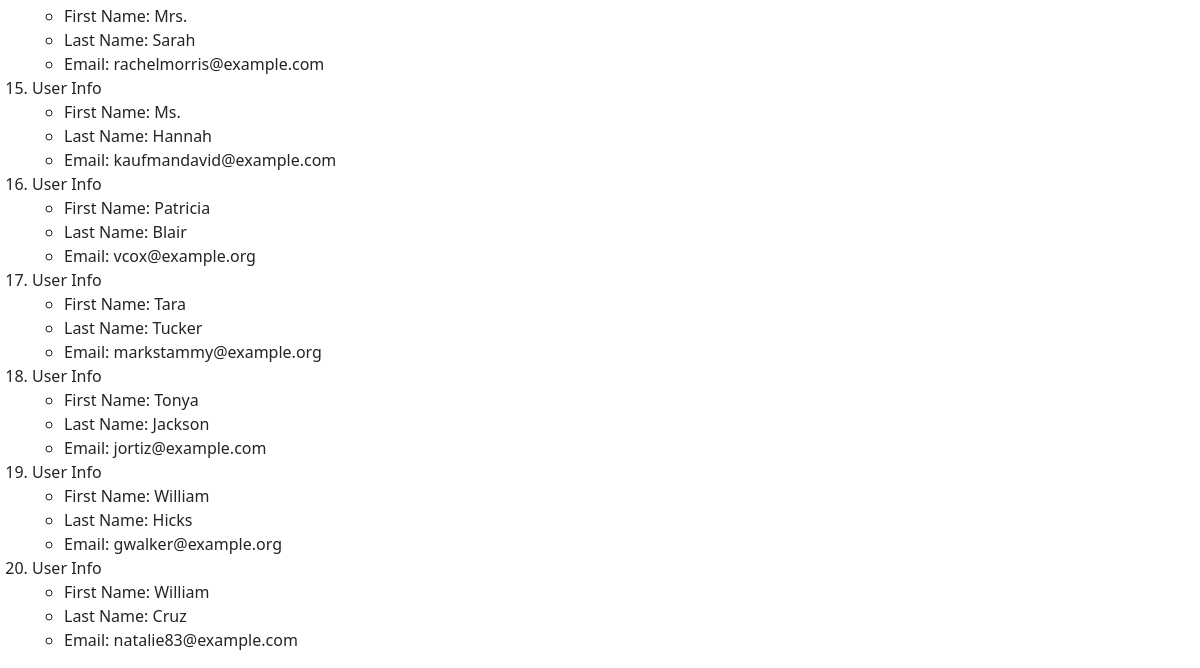
The app's page /users/ (lower part), older data.
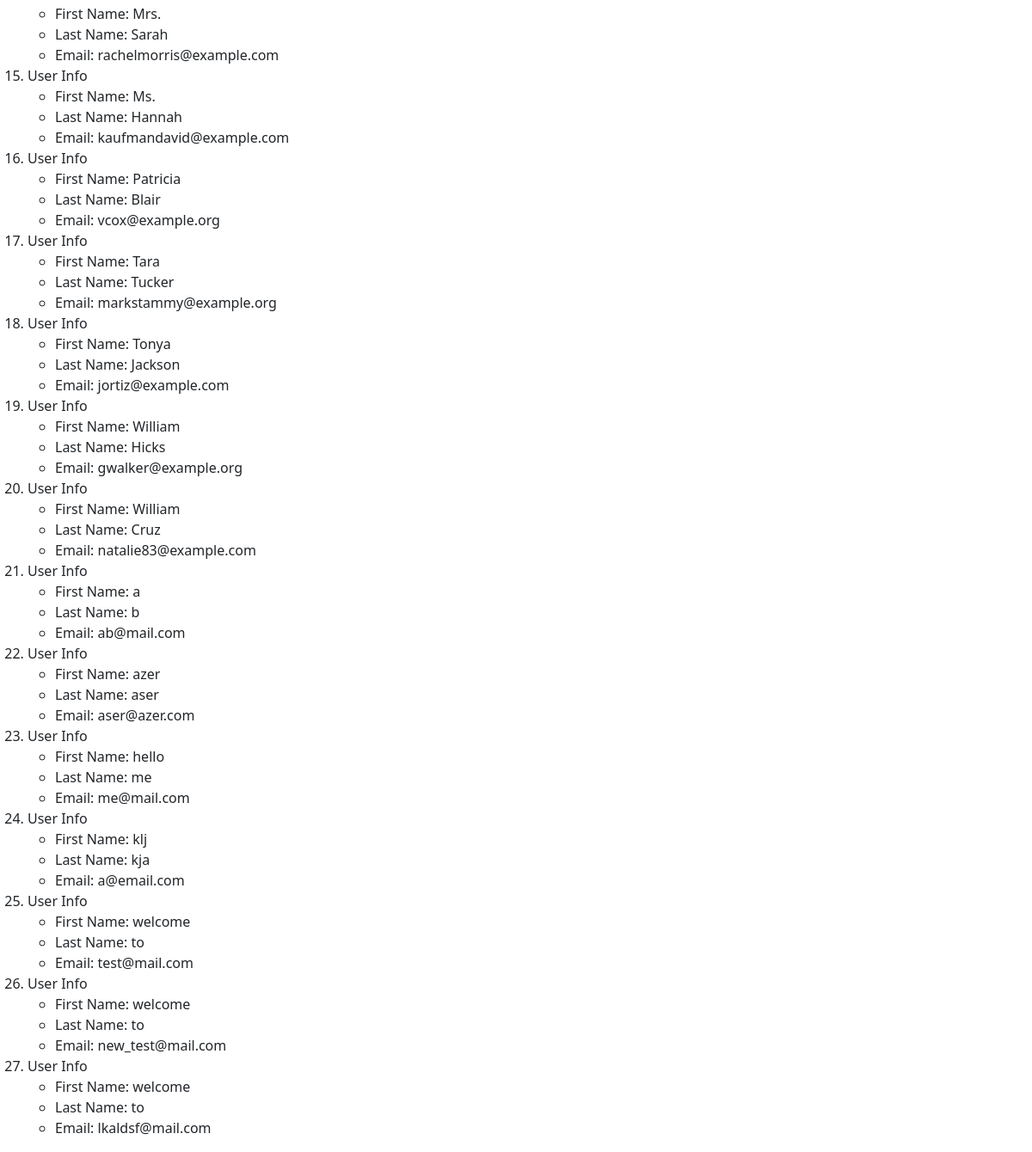
The same page, newer data.
### user_info/models.py (models this page shows, shortened)
class User(models.Model):
    name = models.CharField(max_length=100)
    surname = models.CharField(max_length=100)
    email = models.EmailField(max_length=100, unique=True)

### user_info/views.py (the view)
# urls.py: path("users/",user_page_view, name="users")
def user_page_view(request):
    user_list = User.objects.order_by("name")
    data_dict = {
        "user_list": user_list,
    }
    return render(request, "user_info/user.html", context=data_dict)

### templates/user_info/user.html (shortened to what this page needs)
<!doctype html>
<html lang="en">
  <head>
    <link href="https://cdn.jsdelivr.net/npm/bootstrap@5.3.2/dist/css/bootstrap.min.css" rel="stylesheet">
  </head>
    <body>
        <div class="djangotwo">
            {% if user_list %}
                <ol>
                    {% for user in user_list %}
                        <li>User Info
                            <ul>
                                <li>First Name: {{ user.name }}</li>
                                <li>Last Name: {{ user.surname }}</li>
                                <li>Email: {{ user.email }}</li>
                            </ul>
                        </li>
                    {% endfor %}
                </ol>
            {% else %}
                <p>NO DATA EXISTS</p>
            {% endif %}
        </div>
    </body>
</html>

Row changes from the older to the newer data that the page shows:
added User: name "a", surname "b", email "ab@mail.com"
added User: name "azer", surname "aser", email "aser@azer.com"
added User: name "hello", surname "me", email "me@mail.com"
added User: name "klj", surname "kja", email "a@email.com"
added User: name "welcome", surname "to", email "test@mail.com"
added User: name "welcome", surname "to", email "new_test@mail.com"
added User: name "welcome", surname "to", email "lkaldsf@mail.com"
